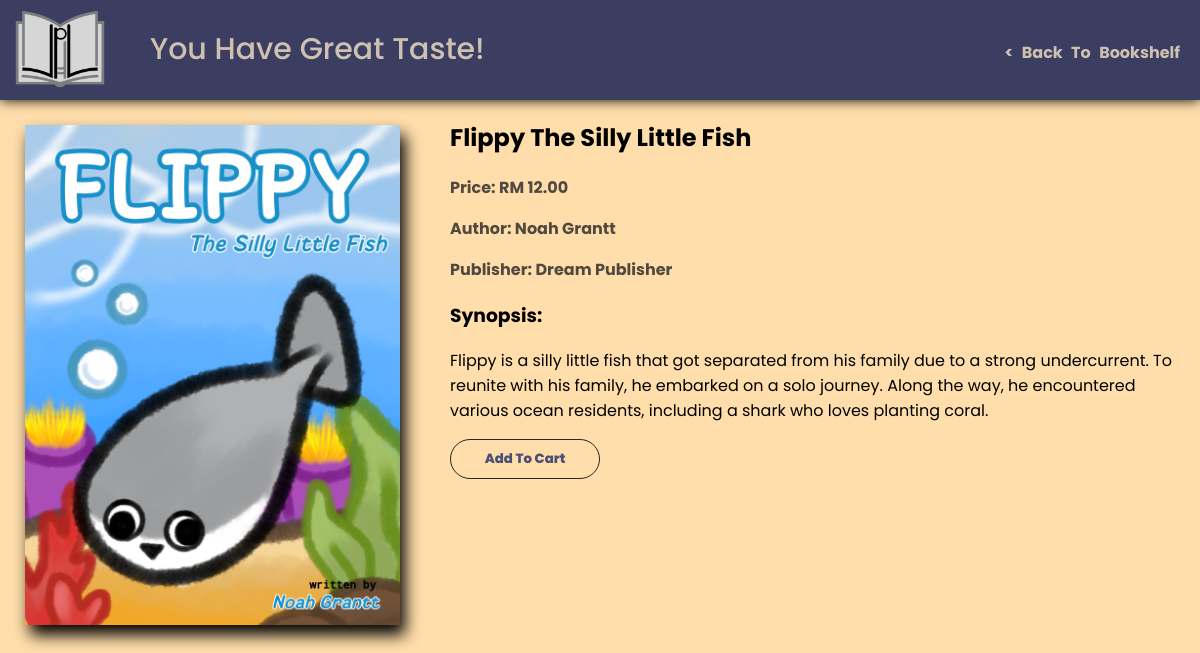
The app's page /User/Menu/Books/BookDetail/BookDetail.php?id=1 with its own data.
### tables this page shows
CREATE TABLE `booklist` (
  `BookID` int(4) NOT NULL,
  `Book_Name` varchar(255) DEFAULT NULL,
  `Price` decimal(5,2) NOT NULL,
  `Author` varchar(255) DEFAULT NULL,
  `Publisher` varchar(255) DEFAULT NULL,
  `Synopsis` varchar(255) DEFAULT NULL,
  `BookIMG` varchar(255) NOT NULL,
  `Category` varchar(255) DEFAULT 'BookType'
);

### User/Menu/Books/BookDetail/BookDetail.php (the view, shortened to what this page needs)
<?php
include('connection.php');
if (isset($_GET['id'])) {
    $bookID = mysqli_real_escape_string($connect, $_GET['id']);
    $sql = "SELECT * FROM booklist WHERE BookID = '$bookID'";
    $result = mysqli_query($connect, $sql);
    if ($result && mysqli_num_rows($result) > 0) {
        $book = mysqli_fetch_assoc($result);
    } else {
        echo "Book not found.";
        exit();
    }
} else {
    echo "BookID is unavailable.";
    exit();
}
?>
<!DOCTYPE html>
<html lang="en">
<head>
    <link rel="stylesheet" href="BookDetail.css">
</head>
<body>
<header>
    <img src="logo.png" alt="Logo">
    <p>You Have Great Taste!</p>
    <ul>
        <li><a href="../../Books/Display/BookDisplay.php">&lt; Back To Bookshelf</a></li>
    </ul>
</header>
<br><br><br><br>
<section class="book">
    <div class="image">
        <img src="<?php echo isset($book['BookIMG']) ? "../../../../images/" . $book['BookIMG'] : ''; ?>" alt="<?php echo isset($book['Book_Name']) ? $book['Book_Name'] : ''; ?>">
    </div>
    <div class="desc">
        <h2><?php echo isset($book['Book_Name']) ? $book['Book_Name'] : ''; ?></h2>
        <div class="info">
            <p>Price: RM <?php echo isset($book['Price']) ? $book['Price'] : ''; ?></p>
            <p>Author: <?php echo isset($book['Author']) ? $book['Author'] : ''; ?></p>
            <p>Publisher: <?php echo isset($book['Publisher']) ? $book['Publisher'] : ''; ?></p>
        </div>
        <h3>Synopsis: </h3>
        <p><?php echo isset($book['Synopsis']) ? $book['Synopsis'] : ''; ?></p>
        <form method="POST">
            <button type="submit" name="add_to_cart" class="button type1"><span class="cart-txt">Add To Cart</span></button>
        </form>
    </div>
</section>
</body>
</html>

### User/Menu/Books/BookDetail/BookDetail.css (style rules this page uses)
* { font-family: "Poppins"; }
html { scroll-behavior: smooth; }
header { z-index: 2; color: #cec1b2; background: fixed; background-color: #3b3e61; box-shadow: 0px 0px 12px 0px #000000; position: fixed; top: 0; left: 0; height: 100px; width: 100%; }
header img { height: 100px; margin-left: 10px; margin-top: 5px; }
header p { position: absolute; color: #cec1b2; font-size: 30px; font-weight: 500; transform: translateY(-115px); left: 150px; }
header ul { color: #cec1b2; font-weight: bold; position: absolute; top: 0; right: 0; line-height: 85px; transform: translateX(0); list-style-type: none; padding: 0; margin: 0; word-spacing: 5px; margin-right: 20px; transform: translateY(10px); }
header a { color: #cec1b2; text-decoration: none; }
header li { display: inline; }
body { background-color: #ffdeab; margin: 0px; padding: 0px; }
.book { left: 0; top: 0; display: flex; }
.image img { margin-top: 25px; margin-left: 25px; height:500px; box-shadow: 5px 10px 15px #000000; }
.desc { margin-left: 50px; padding-right: 25px; }
.info { color:#4F493F; font-weight: bold; }
button { height: 40px; width: 150px; position: relative; background-color: transparent; cursor: pointer; border: 1px solid #252525; overflow: hidden; border-radius: 30px; color: #4c4f75; transition: all 0.5s ease-in-out; }
.cart-txt { z-index: 1; font-weight: 800; position: relative; background: fixed; }
.type1::after { content: ""; position: absolute; left: 0; top: 0; transition: all 0.5s ease-in-out; background-color: #4c4f75; border-radius: 30px; visibility: hidden; height: 10px; width: 10px; z-index: 0; transform: scale(0); }

### records on screen
booklist: BookIMG+Book_Name (picture), Book_Name "Flippy The Silly Little Fish", Price "12.00", Author "Noah Grantt", Publisher "Dream Publisher", Synopsis "Flippy is a silly little fish that got separated from his family due to a strong undercurrent. To reunite with his family, he embarked on a solo journey. Along the way, he encountered various ocean residents, including a shark who loves planting coral."
